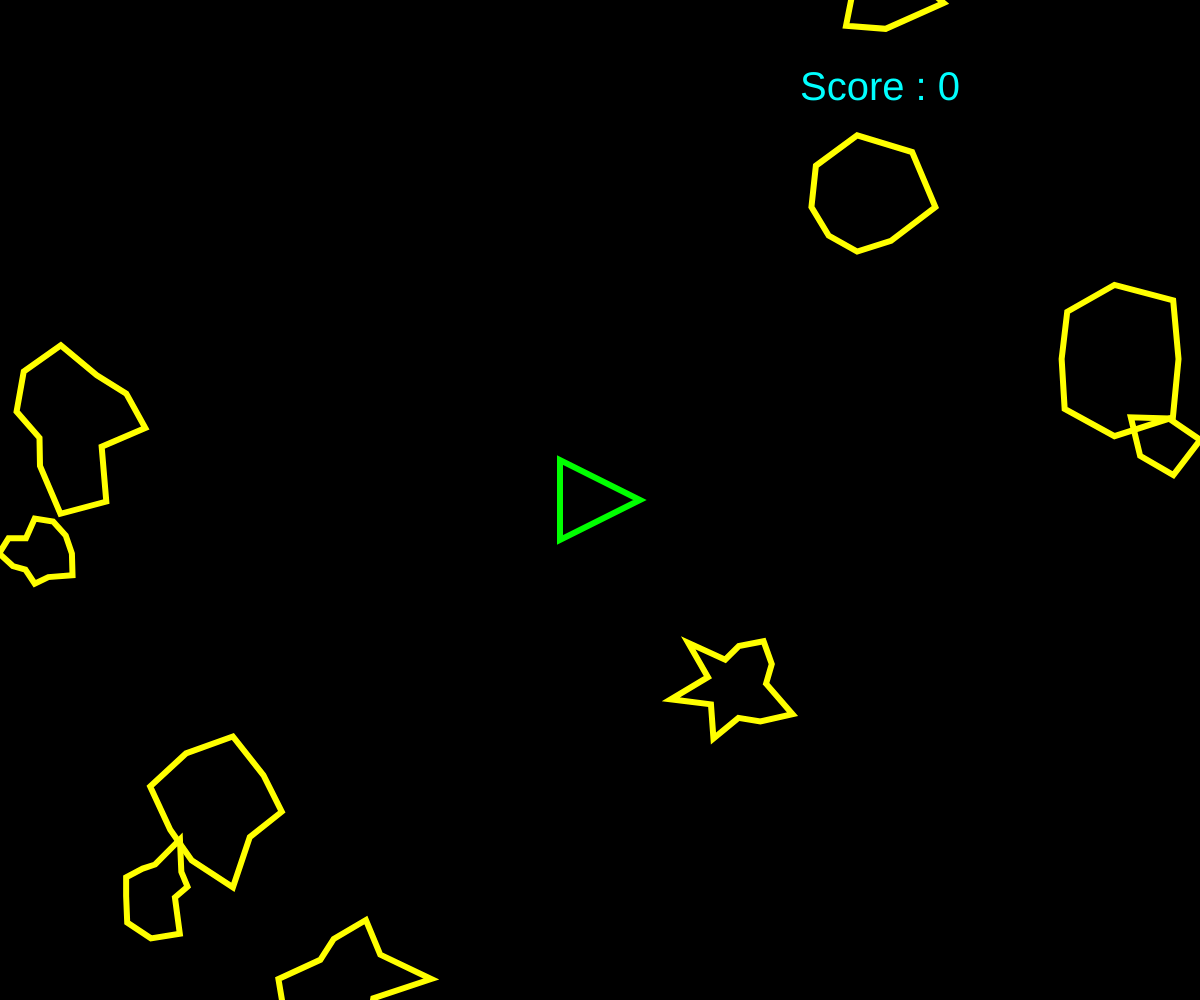
Frame 1 (no input)
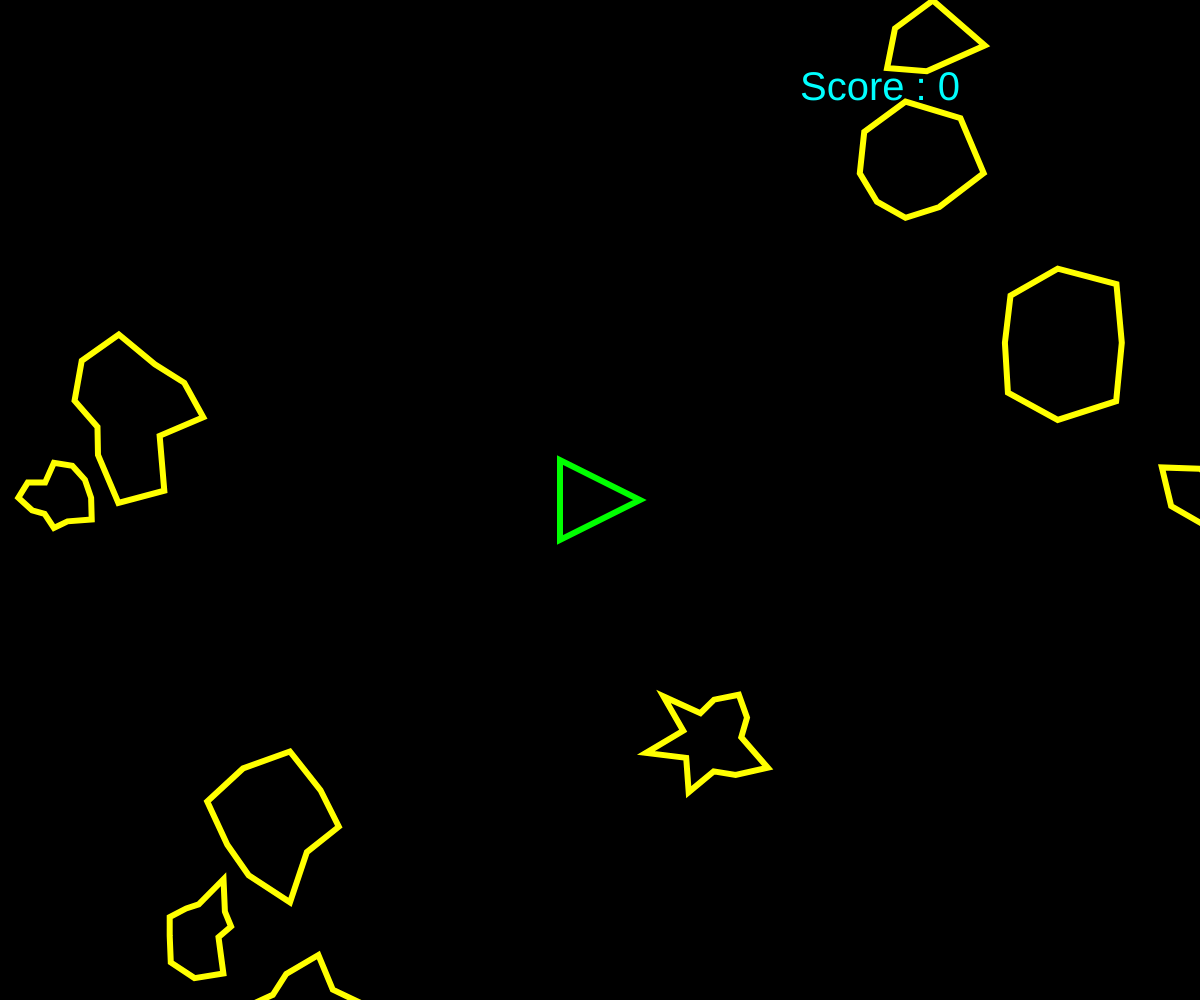
Frame 60 (no input)
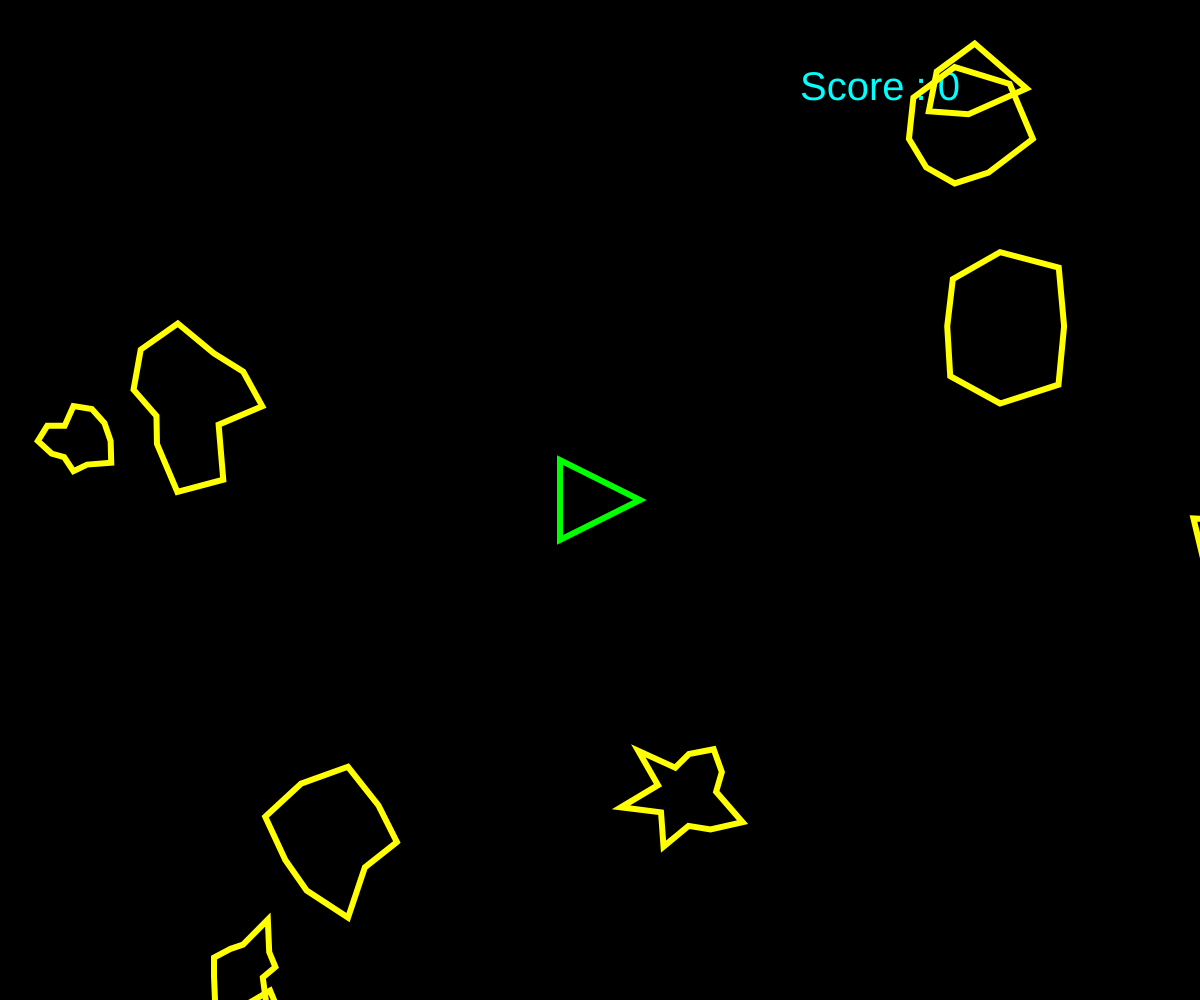
Frame 120 (the mouse pressed at the canvas centre since frame 60)

The p5.js sketch that drew these frames (run headless with seeded random() and noise() and a simulated clock; from frame 60 on, the mouse is pressed at the canvas centre):

// p5.js sketch
// ── sketch.js
var ship;
var asteroids = [];
var lasers = [];
var score = 0;

function setup() {
  createCanvas(windowWidth, windowHeight);
  ship = new Ship();
  for (var i = 0; i < 10; i++) {
    asteroids.push(new Asteroid());
  }
}

function draw() {
  background(0);
  push();
  textSize(40);
  fill("cyan");
  text("Score : " + score, windowWidth - 400, windowHeight / 2 - 400);
  pop();

  for (var i = 0; i < asteroids.length; i++) {
    if (ship.hits(asteroids[i])) {
      score = 0;
    } 
    asteroids[i].render();
    asteroids[i].update();
    asteroids[i].edges();
  }

  for (var i = lasers.length - 1; i >= 0; i--) {
    lasers[i].render();
    lasers[i].update();
    if (lasers[i].offscreen()) {
      lasers.splice(i, 1);
    } else {
      for (var j = asteroids.length - 1; j >= 0; j--) {
        if (lasers[i].hits(asteroids[j])) {
          if (asteroids[j].r > 30) {
            var newAsteroids = asteroids[j].breakup();
            asteroids = asteroids.concat(newAsteroids);
            score += 10;
          }
          asteroids.splice(j, 1);
          lasers.splice(i, 1);
          break;
        }
      }
    }
  }

  ship.render();
  ship.turn();
  ship.update();
  ship.edges();


}

function keyReleased() {
  ship.setRotation(0);
  ship.boosting(false);
}

function keyPressed() {
  if (key == ' ') {
    lasers.push(new Laser(ship.pos, ship.heading));
  } else if (keyCode == RIGHT_ARROW) {
    ship.setRotation(0.1);
  } else if (keyCode == LEFT_ARROW) {
    ship.setRotation(-0.1);
  } else if (keyCode == UP_ARROW) {
    ship.boosting(true);
  }
}
// ── asteroid.js
function Asteroid(pos, r) {
  if (pos) {
    this.pos = pos.copy();
  } else {
    this.pos = createVector(random(width), random(height))
  }
  if (r) {
    this.r = r * 0.5;
  } else {
    this.r = random(30, 70);
  }

  this.vel = p5.Vector.random2D();
  this.total = floor(random(5, 15));
  this.offset = [];
  for (var i = 0; i < this.total; i++) {
    this.offset[i] = random(-this.r * 0.5, this.r * 0.5);
  }

  this.update = function () {
    this.pos.add(this.vel);
  }

  this.render = function () {
    push();
    strokeWeight(6);
    stroke("yellow");
    noFill();
    translate(this.pos.x, this.pos.y);
    //ellipse(0, 0, this.r * 2);
    beginShape();
    for (var i = 0; i < this.total; i++) {
      var angle = map(i, 0, this.total, 0, TWO_PI);
      var r = this.r + this.offset[i];
      var x = r * cos(angle);
      var y = r * sin(angle);
      vertex(x, y);
    }
    endShape(CLOSE);
    pop();
  }

  this.breakup = function () {
    var newA = [];
    newA[0] = new Asteroid(this.pos, this.r);
    newA[1] = new Asteroid(this.pos, this.r);
    return newA;
  }

  this.edges = function () {
    if (this.pos.x > width + this.r) {
      this.pos.x = -this.r;
    } else if (this.pos.x < -this.r) {
      this.pos.x = width + this.r;
    }
    if (this.pos.y > height + this.r) {
      this.pos.y = -this.r;
    } else if (this.pos.y < -this.r) {
      this.pos.y = height + this.r;
    }
  }

}
// ── laser.js
function Laser(spos, angle) {
  this.pos = createVector(spos.x, spos.y);
  this.vel = p5.Vector.fromAngle(angle);
  this.vel.mult(15);

  this.update = function () {
    this.pos.add(this.vel);
  }

  this.render = function () {
    push();
    stroke("red");
    strokeWeight(9);
    point(this.pos.x, this.pos.y);
    pop();
  }

  this.hits = function (asteroid) {
    var d = dist(this.pos.x, this.pos.y, asteroid.pos.x, asteroid.pos.y);
    if (d < asteroid.r) {
      return true;
    } else {
      return false;
    }
  }

  this.offscreen = function () {
    if (this.pos.x > width || this.pos.x < 0) {
      return true;
    }
    if (this.pos.y > height || this.pos.y < 0) {
      return true;
    }
    return false;
  }


}
// ── ship.js
function Ship() {
  this.pos = createVector(width / 2, height / 2);
  this.r = 40;
  this.heading = 0;
  this.rotation = 0;
  this.vel = createVector(0, 0);
  this.isBoosting = false;
  this.color = "lime";

  this.boosting = function (b) {
    this.isBoosting = b;
  }

  this.update = function () {
    if (this.isBoosting) {
      this.boost();
    }
    this.pos.add(this.vel);
    this.vel.mult(0.99);
  }

  this.boost = function () {
    var force = p5.Vector.fromAngle(this.heading);
    force.mult(0.4);
    this.vel.add(force);
  }

  this.hits = function (asteroid) {
    var d = dist(this.pos.x, this.pos.y, asteroid.pos.x, asteroid.pos.y);
    if (d < this.r + asteroid.r) {
      this.color = "red";
      return true;
    } else {
      this.color = "lime";
      return false;
    }
  }

  this.render = function () {
    push();
    translate(this.pos.x, this.pos.y);
    rotate(this.heading + PI / 2);
    fill(0);
    strokeWeight(6);
    stroke(this.color);
    triangle(-this.r, this.r, this.r, this.r, 0, -this.r);
    pop();
  }

  this.edges = function () {
    if (this.pos.x > width + this.r) {
      this.pos.x = -this.r;
    } else if (this.pos.x < -this.r) {
      this.pos.x = width + this.r;
    }
    if (this.pos.y > height + this.r) {
      this.pos.y = -this.r;
    } else if (this.pos.y < -this.r) {
      this.pos.y = height + this.r;
    }
  }

  this.setRotation = function (a) {
    this.rotation = a;
  }

  this.turn = function () {
    this.heading += this.rotation;
  }

}
